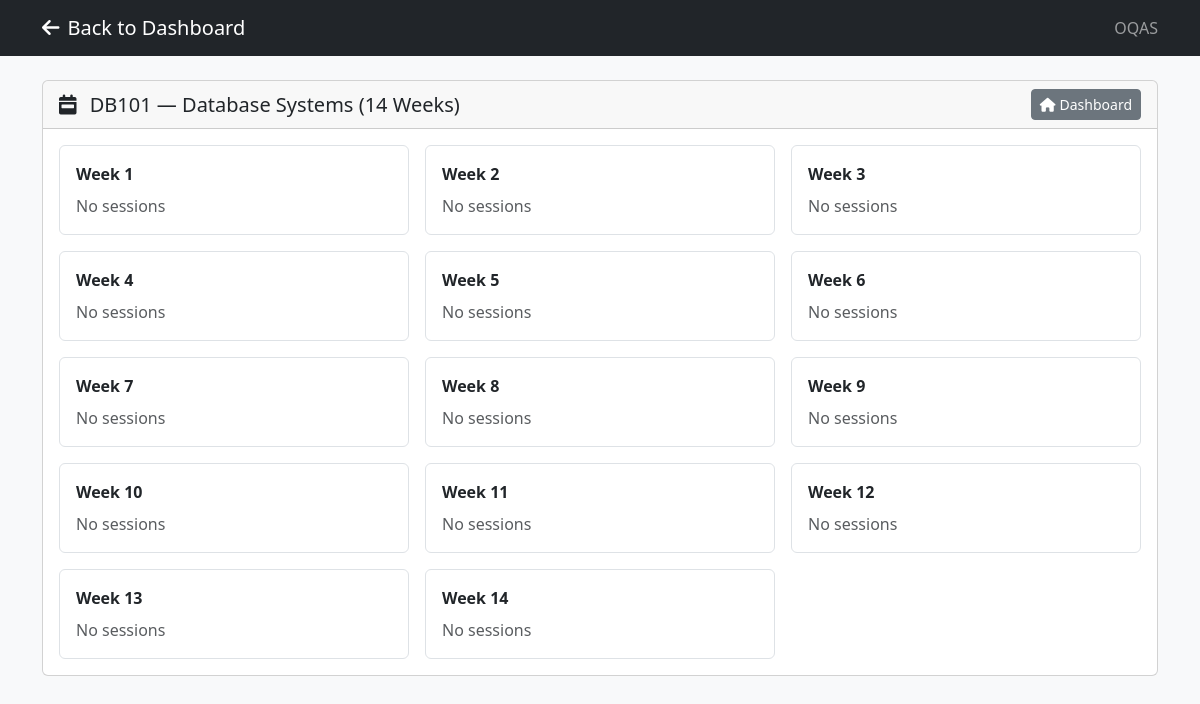
Page /lecturer/modules/1/weeks (signed in) on the committed database.
### tables this page shows
CREATE TABLE modules (
            module_id INTEGER PRIMARY KEY AUTOINCREMENT,
            module_code TEXT NOT NULL UNIQUE,
            module_name TEXT NOT NULL,
            lecturer_id INTEGER NOT NULL,
            planned_weeks INTEGER NOT NULL,
            created_at TIMESTAMP DEFAULT CURRENT_TIMESTAMP,
            FOREIGN KEY (lecturer_id) REFERENCES users(user_id) ON DELETE CASCADE ON UPDATE CASCADE
        );

### app.py (the view)
@app.route("/lecturer/modules/<int:module_id>/weeks", methods=["GET"])
@lecturer_required
def lecturer_module_weeks(module_id: int):
    try:
        conn = sqlite3.connect(DB_PATH)
        cursor = conn.cursor()
        cursor.execute("SELECT module_code, module_name, planned_weeks FROM modules WHERE module_id = ?", (module_id,))
        mod = cursor.fetchone()
        if not mod:
            flash("Module not found")
            return redirect(url_for("lecturer_dashboard"))
        module_info = {
            "module_id": module_id,
            "module_code": mod[0],
            "module_name": mod[1],
            "planned_weeks": mod[2] or 14,
        }
        cursor.execute(
            """
            SELECT session_id, week_number, session_date, status
            FROM sessions
            WHERE module_id = ?
            ORDER BY week_number ASC, session_date ASC
            """,
            (module_id,),
        )
        rows = cursor.fetchall()
    finally:
        try:
            conn.close()  # type: ignore[name-defined]
        except Exception:
            pass
    weeks = {w: [] for w in range(1, 15)}
    for r in rows:
        weeks.setdefault(r[1], []).append({
            "session_id": r[0],
            "session_date": r[2],
            "status": r[3],
        })
    return render_template("module_weeks.html", module_info=module_info, weeks=weeks)

### app.py (called while the page is built)
def lecturer_required(f):
    @wraps(f)
    def decorated_function(*args, **kwargs):
        if 'user' not in session:
            flash('Please log in to access this page.')
            return redirect(url_for('login'))
        if not AuthService.is_lecturer(session['user']):
            flash('Access denied. Lecturer privileges required.')
            return redirect(url_for('login'))
        return f(*args, **kwargs)
    return decorated_function

### services/auth_service.py (called while the page is built)
    @staticmethod
    def is_lecturer(user: dict) -> bool:
        return user.get("role") == "lecturer"

### templates/module_weeks.html (shortened to what this page needs)
<!DOCTYPE html>
<html lang="en">
<head>
    <link href="https://cdn.jsdelivr.net/npm/bootstrap@5.3.0/dist/css/bootstrap.min.css" rel="stylesheet">
    <link href="https://cdnjs.cloudflare.com/ajax/libs/font-awesome/6.0.0/css/all.min.css" rel="stylesheet">
</head>
<body class="bg-light">
    <nav class="navbar navbar-dark bg-dark">
        <div class="container">
            <a class="navbar-brand" href="{{ url_for('lecturer_dashboard') }}">
                <i class="fas fa-arrow-left me-2"></i>Back to Dashboard
            </a>
            <span class="navbar-text">OQAS</span>
        </div>
    </nav>
    <div class="container py-4">
        <div class="card">
            <div class="card-header d-flex justify-content-between align-items-center">
                <div>
                    <h5 class="mb-0">
                        <i class="fas fa-calendar-week me-2"></i>
                        {{ module_info.module_code }} — {{ module_info.module_name }} ({{ module_info.planned_weeks }} Weeks)
                    </h5>
                </div>
                <a class="btn btn-sm btn-secondary" href="{{ url_for('lecturer_dashboard') }}">
                    <i class="fas fa-home me-1"></i>Dashboard
                </a>
            </div>
            <div class="card-body">
                <div class="row g-3">
                    {% for w in range(1, 15) %}
                    <div class="col-12 col-md-6 col-lg-4">
                        <div class="border rounded p-3 h-100">
                            <div class="d-flex justify-content-between align-items-center mb-2">
                                <strong>Week {{ w }}</strong>
                            </div>
                            {% if weeks[w] %}
                                <div class="mb-2" role="list">{%- for s in weeks[w] -%}
                                    <div class="mb-1" role="listitem">
                                        <span class="tiny-dot me-1"></span>
                                        {{ s.session_date }} — {{ s.status|capitalize }}
                                        <a class="ms-2" href="{{ url_for('lecturer_view_attendance', session_id=s.session_id) }}">View attendance</a>
                                    </div>
                                {%- endfor -%}</div>
                            {% else %}
                                <div class="text-muted">No sessions</div>
                            {% endif %}
                        </div>
                    </div>
                    {% endfor %}
                </div>
            </div>
        </div>
    </div>
</body>
</html>

### rows in the picture
modules: module_code "DB101", module_name "Database Systems", planned_weeks "14"

### other values in the picture
{{ w }} "1" "2" "3" "4" "5" "6" "7" "8" "9" "10" "11" "12" "13" "14"
